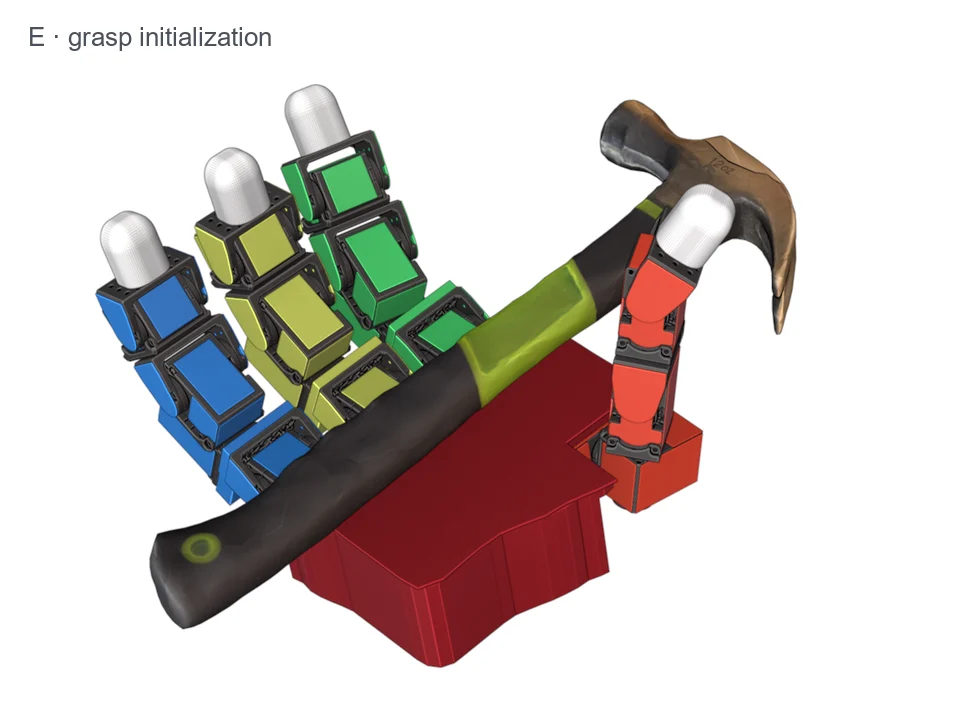
#> input picture media/clips/close.webp, 960 x 720 px
$ python -i build_framework_clips.py   (imports and definitions only)
#> lines starting #> are read from the running program, lines starting #| are printed output that depends on the picture
"""Render (Blender) and encode the co-design loop clips: task, close, wrench -> website_assets/v2/media/clips/.

  python -B website_assets/scripts/build_framework_clips.py [--clips task close wrench] [--encode-only]
"""
import sys
sys.dont_write_bytecode = True
import argparse, json, os, subprocess
from pathlib import Path
from PIL import Image, ImageChops, ImageDraw, ImageFont

ROOT = Path(__file__).resolve().parents[1]
SRC = ROOT / 'preview/framework-clips'
OUT = ROOT / 'v2/media/clips'
BLENDER = os.environ.get('HANDCDO_BLENDER', 'C:/Program Files/Blender Foundation/Blender 5.2/blender.exe')
FPS, W, H = 30, 960, 720


def render(clip):
    with (SRC / f'{clip}.log').open('w', encoding='utf-8') as log:
        subprocess.run([BLENDER, '-b', '--factory-startup', '--python-exit-code', '1', '--python',
                        str(ROOT / 'scripts/render_framework_clips.py'), '--', '--clip', clip], stdout=log, stderr=subprocess.STDOUT, check=True)


def content_box(frames):
    box = None
    for p in frames[::4]:
        im = Image.open(p).convert('RGB'); b = ImageChops.difference(im, Image.new('RGB', im.size, 'white')).convert('L').point(lambda v: 255 if v > 12 else 0).getbbox()
        if b: box = b if box is None else (min(box[0], b[0]), min(box[1], b[1]), max(box[2], b[2]), max(box[3], b[3]))
    l, t, r, b = box; pad = 40; l, t, r, b = l - pad, t - pad - 30, r + pad, b + pad    # room for the label
    w, h = r - l, b - t
    if w / h < W / H: l -= (h * W / H - w) / 2; w = h * W / H
    else: t -= (w * H / W - h) / 2; h = w * H / W
    return tuple(int(round(v)) for v in (l, t, l + w, t + h))


def encode(clip):
    labels = json.loads((SRC / clip / 'labels.json').read_text())
    frames = sorted((SRC / clip).glob('0*.png'))[:len(labels)]                 # frames left from a longer earlier render are ignored
    box = content_box(frames); font = ImageFont.truetype('C:/Windows/Fonts/arial.ttf', 26)
    OUT.mkdir(parents=True, exist_ok=True); video = OUT / f'{clip}.mp4'
    proc = subprocess.Popen(['ffmpeg', '-y', '-loglevel', 'error', '-f', 'rawvideo', '-pix_fmt', 'rgb24', '-s', f'{W}x{H}', '-r', str(FPS), '-i', '-',
                             '-an', '-c:v', 'libx264', '-preset', 'slow', '-crf', '23', '-pix_fmt', 'yuv420p', '-movflags', '+faststart', str(video)], stdin=subprocess.PIPE)
    poster = None
    for i, (p, lab) in enumerate(zip(frames, labels)):
        im = Image.open(p).convert('RGB'); canvas = Image.new('RGB', (box[2] - box[0], box[3] - box[1]), 'white')
        canvas.paste(im, (-box[0], -box[1])); canvas = canvas.resize((W, H), Image.Resampling.LANCZOS)
        ImageDraw.Draw(canvas).text((28, 22), lab, font=font, fill='#4a515b')
        proc.stdin.write(canvas.tobytes())
        if i == int(len(frames) * .7): poster = canvas
    proc.stdin.close(); assert proc.wait() == 0
    poster.save(OUT / f'{clip}.webp', quality=86)
    print(f'{clip}: {len(frames)} frames, {len(frames) / FPS:.1f}s, crop {box}', flush=True)


def main():
    ap = argparse.ArgumentParser(); ap.add_argument('--clips', nargs='+', default=['task', 'close', 'wrench']); ap.add_argument('--encode-only', action='store_true')
    a = ap.parse_args()
    for c in a.clips:
        if not a.encode_only: render(c)
        encode(c)


# [2 lines not run here, left out]

>>> import cv2
>>> picture = cv2.imread('../../media/clips/close.webp', cv2.IMREAD_GRAYSCALE)
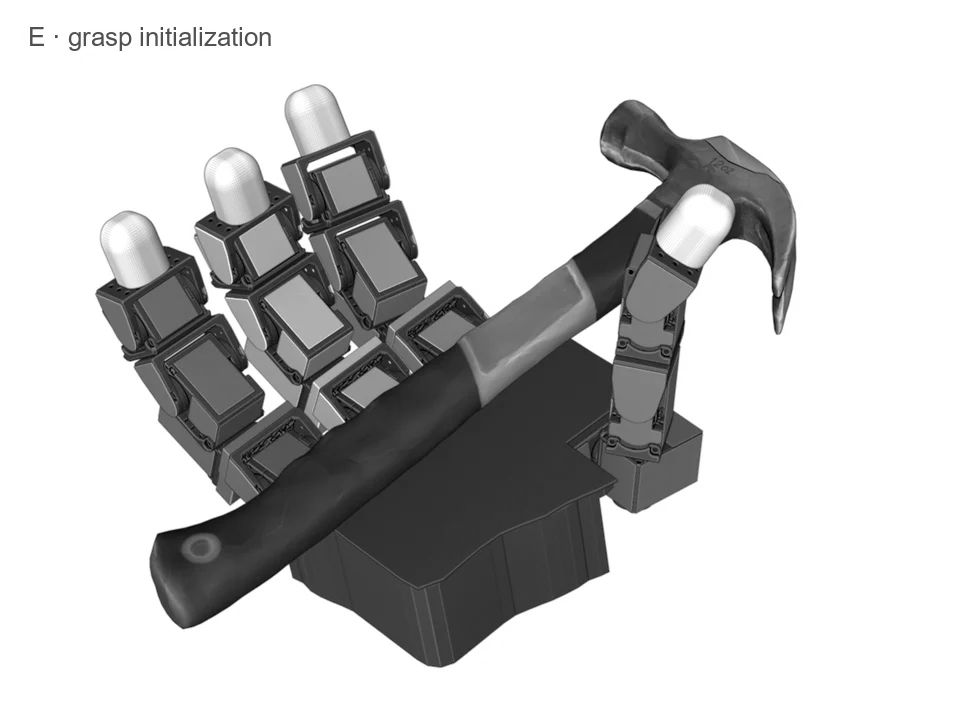
#> picture: shape (720, 960); min 0, max 255, mean 200.6
#> (the run stopped early here; a loop or call above may not have finished)

$ run again, on media/clips/wrench_front.webp
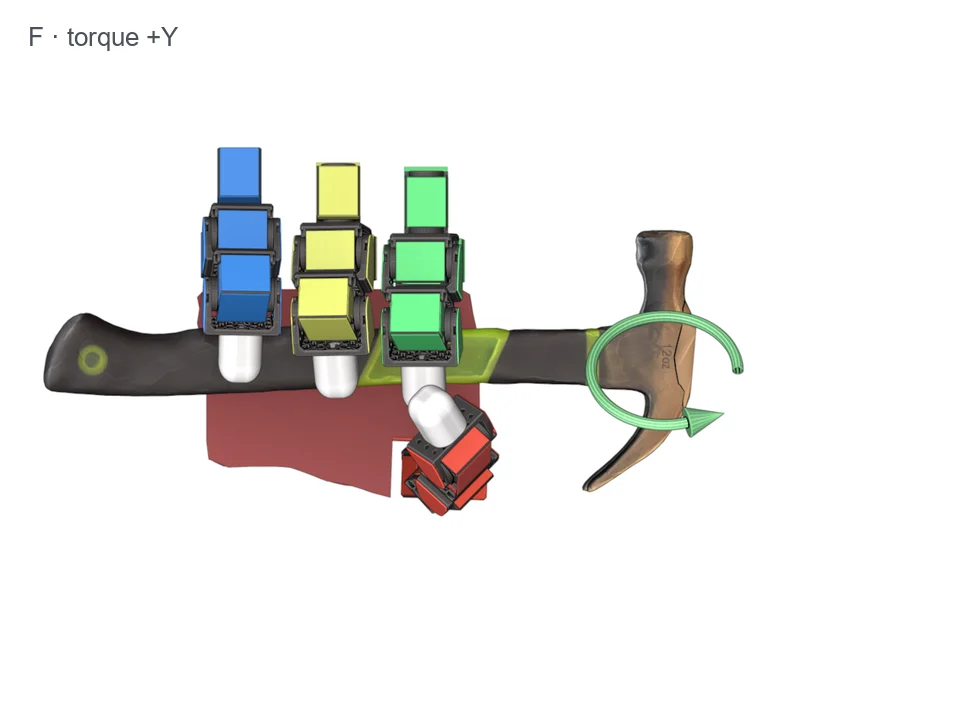
#> input picture media/clips/wrench_front.webp, 960 x 720 px
#> `picture = cv2.imread('../../media/clips/close.webp', cv2.IMREAD_GRAYSC..`:
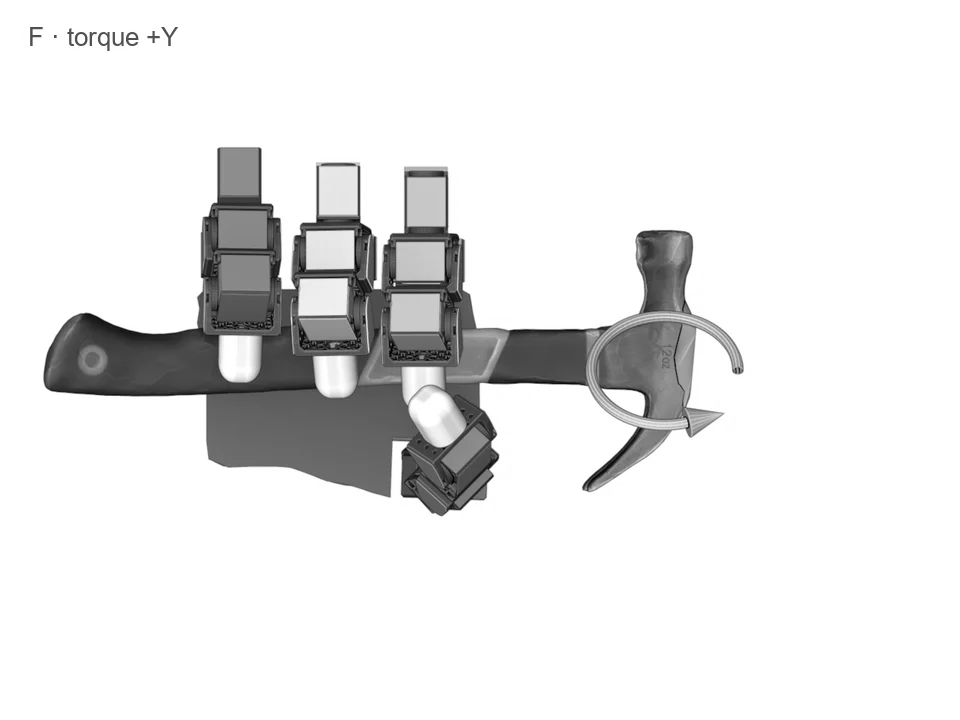
#> picture: shape (720, 960); min 0, max 255, mean 231.9
